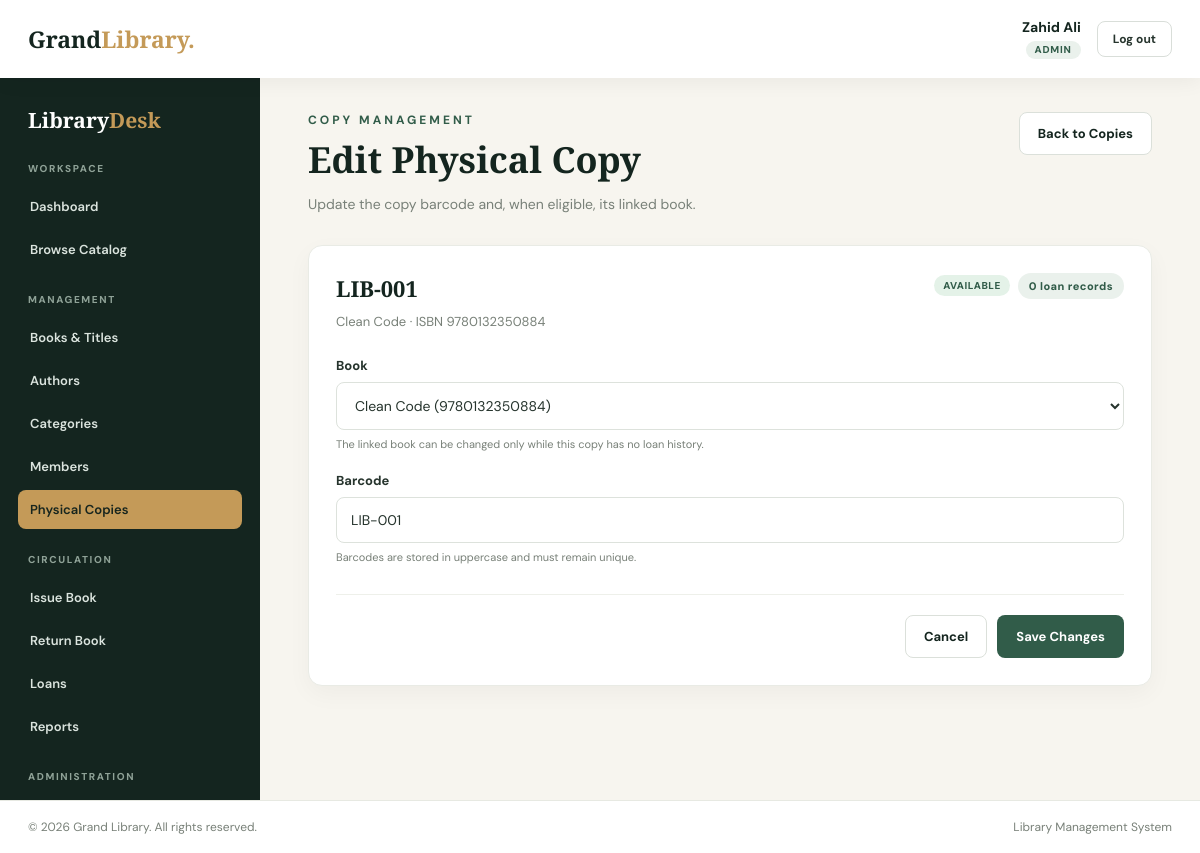
The app's page /copies/edit.php?id=1 (signed in) with its own data.
### tables this page shows
CREATE TABLE `users` (
  `id` int NOT NULL AUTO_INCREMENT,
  `name` varchar(100) NOT NULL,
  `email` varchar(150) NOT NULL,
  `password` varchar(255) NOT NULL,
  `role` enum('Admin','Librarian') NOT NULL DEFAULT 'Librarian',
  `status` enum('Active','Inactive') NOT NULL DEFAULT 'Active',
  `created_at` timestamp NULL DEFAULT CURRENT_TIMESTAMP,
  PRIMARY KEY (`id`),
  UNIQUE KEY `email` (`email`)
);

CREATE TABLE `book_copies` (
  `id` int NOT NULL AUTO_INCREMENT,
  `book_id` int NOT NULL,
  `barcode` varchar(50) NOT NULL,
  PRIMARY KEY (`id`),
  UNIQUE KEY `barcode` (`barcode`),
  KEY `fk_copies_book` (`book_id`),
  CONSTRAINT `fk_copies_book` FOREIGN KEY (`book_id`) REFERENCES `books` (`id`) ON DELETE RESTRICT ON UPDATE CASCADE
);

CREATE TABLE `books` (
  `id` int NOT NULL AUTO_INCREMENT,
  `title` varchar(200) NOT NULL,
  `isbn` varchar(20) NOT NULL,
  `author_id` int NOT NULL,
  `category_id` int NOT NULL,
  `publisher` varchar(150) DEFAULT NULL,
  `publication_year` smallint unsigned DEFAULT NULL,
  PRIMARY KEY (`id`),
  UNIQUE KEY `isbn` (`isbn`),
  KEY `fk_books_author` (`author_id`),
  KEY `fk_books_category` (`category_id`),
  CONSTRAINT `fk_books_author` FOREIGN KEY (`author_id`) REFERENCES `authors` (`id`) ON DELETE RESTRICT ON UPDATE CASCADE,
  CONSTRAINT `fk_books_category` FOREIGN KEY (`category_id`) REFERENCES `categories` (`id`) ON DELETE RESTRICT ON UPDATE CASCADE
);

### includes/functions.php (called while the page is built, shortened)
<?php
function e($value): string
{
    return htmlspecialchars((string)$value, ENT_QUOTES | ENT_SUBSTITUTE, 'UTF-8');
}
function app_url(string $path = ''): string
{
    $documentRoot = isset($_SERVER['DOCUMENT_ROOT']) ? realpath($_SERVER['DOCUMENT_ROOT']) : false;
    $appRoot = realpath(dirname(__DIR__));
    $base = '';
    if ($documentRoot && $appRoot) {
        $docRoot = rtrim(str_replace('\\', '/', $documentRoot), '/');
        $rootPath = rtrim(str_replace('\\', '/', $appRoot), '/');
        if (stripos($rootPath, $docRoot) === 0) {
            $base = substr($rootPath, strlen($docRoot));
        }
    }
    $base = rtrim($base, '/');
    $path = ltrim($path, '/');
    return $base . '/' . $path;
}
function is_post(): bool
{
    return isset($_SERVER['REQUEST_METHOD']) && $_SERVER['REQUEST_METHOD'] === 'POST';
}
function get_value(string $key, string $default = ''): string
{
    $value = $_GET[$key] ?? $default;
    return is_string($value) ? trim($value) : $default;
}
function normalize_role(string $role): ?string
{
    if (strcasecmp($role, 'Admin') === 0) {
        return 'Admin';
    }
    return null;
}

### includes/auth.php (called while the page is built, shortened)
<?php
require_once __DIR__ . '/functions.php';
require_once __DIR__ . '/../config/db.php';
function current_user(): ?array
{
    $role = normalize_role((string)($_SESSION['user_role'] ?? ''));
    return [
        'id' => (int)$_SESSION['user_id'],
        'name' => (string)($_SESSION['user_name'] ?? ''),
        'role' => $role,
    ];
}
function require_login(): array
{
    $user = current_user();
    global $conn;
    $stmt = $conn->prepare('SELECT name, role, status FROM users WHERE id = ? LIMIT 1');
    $stmt->bind_param('i', $user['id']);
    if (!$stmt->execute()) {
        $stmt->close();
        logout_user();
        redirect(app_url('login.php'));
    }
    $row = $stmt->get_result()->fetch_assoc();
    $role = $row ? normalize_role((string)$row['role']) : null;
    return [
        'id' => $user['id'],
        'name' => (string)$row['name'],
        'role' => $role,
    ];
}
function require_staff(): array
{
    $user = require_login();
    return $user;
}

### copies/edit.php (the view, shortened to what this page needs)
<?php
require_once __DIR__ . '/../includes/auth.php';
require_staff();
$idInput = is_post() ? post_value('id') : get_value('id');
$copyId = (int)$idInput;
$lookup = $conn->prepare("
    SELECT
        bc.id,
        bc.book_id,
        bc.barcode,
        b.title,
        b.isbn,
        EXISTS (
            SELECT 1
            FROM loans l
            WHERE l.copy_id = bc.id
              AND l.returned_at IS NULL
        ) AS is_issued,
        (
            SELECT COUNT(*)
            FROM loans l
            WHERE l.copy_id = bc.id
        ) AS loan_count
    FROM book_copies bc
    INNER JOIN books b ON b.id = bc.book_id
    WHERE bc.id = ?
    LIMIT 1
");
$lookup->bind_param('i', $copyId);
if (!$lookup->execute()) {
    error_log('Copy edit lookup failed: ' . $lookup->error);
    $lookup->close();
    redirect(app_url('copies/index.php?error=save'));
}
$copy = $lookup->get_result()->fetch_assoc();
$originalBookId = (int)$copy['book_id'];
$bookId = $originalBookId;
$barcode = (string)$copy['barcode'];
$loanCount = (int)$copy['loan_count'];
$hasHistory = $loanCount > 0;
$isIssued = (int)$copy['is_issued'] === 1;
$bookOptions = [];
$bookResult = $conn->query('SELECT id, title, isbn FROM books ORDER BY title ASC');
if ($bookResult) {
    while ($row = $bookResult->fetch_assoc()) {
        $bookOptions[] = $row;
    }
} else {
    error_log('Copy edit book options failed: ' . $conn->error);
    $error = 'Books could not be loaded right now. Please try again later.';
}
$statusLabel = $isIssued ? 'Issued' : 'Available';
$statusClass = $isIssued ? 'availability-unavailable' : 'availability-available';
$backUrl = app_url('copies/index.php?book_id=' . $originalBookId);
require_once __DIR__ . '/../includes/header.php';
require_once __DIR__ . '/../includes/sidebar.php';
?>
<section class="page-head">
    <div>
        <div class="eyebrow">Copy Management</div>
        <h1>Edit Physical Copy</h1>
        <p>Update the copy barcode and, when eligible, its linked book.</p>
    </div>
    <a class="btn btn-secondary" href="<?php echo e($backUrl); ?>">Back to Copies</a>
</section>
<section class="panel form-panel">
    <div class="panel-head">
        <div>
            <h2><?php echo e($barcode); ?></h2>
            <p class="panel-intro">
                <?php echo e($copy['title']); ?> &middot; ISBN <?php echo e($copy['isbn']); ?>
            </p>
        </div>
        <div class="detail-badges">
            <span class="availability-badge <?php echo e($statusClass); ?>">
                <?php echo e($statusLabel); ?>
            </span>
            <span class="count-pill">
                <?php echo number_format($loanCount); ?> loan record<?php echo $loanCount === 1 ? '' : 's'; ?>
            </span>
        </div>
    </div>
    <form method="post" action="<?php echo e(app_url('copies/edit.php')); ?>">
        <div class="form-grid">
            <div class="form-group form-group-full">
                <label for="book_id">Book</label>
                <?php if ($hasHistory): ?>
                    <input class="form-control" type="text"
                           value="<?php echo e($copy['title']); ?> (<?php echo e($copy['isbn']); ?>)" disabled>
                    <input type="hidden" name="book_id" value="<?php echo (int)$originalBookId; ?>">
                    <div class="form-help">
                        The linked book cannot be changed because this copy has loan history.
                    </div>
                <?php else: ?>
                    <select class="form-control" id="book_id" name="book_id" required>
                        <?php foreach ($bookOptions as $book): ?>
                            <option value="<?php echo (int)$book['id']; ?>"
                                <?php echo $bookId === (int)$book['id'] ? 'selected' : ''; ?>>
                                <?php echo e($book['title']); ?> (<?php echo e($book['isbn']); ?>)
                            </option>
                        <?php endforeach; ?>
                    </select>
                    <div class="form-help">
                        The linked book can be changed only while this copy has no loan history.
                    </div>
                <?php endif; ?>
            </div>
            <div class="form-group form-group-full">
                <label for="barcode">Barcode</label>
                <input class="form-control" type="text" id="barcode" name="barcode"
                       value="<?php echo e($barcode); ?>" maxlength="50" required>
                <div class="form-help">
                    Barcodes are stored in uppercase and must remain unique.
                </div>
            </div>
        </div>
        <div class="form-actions">
            <a class="btn btn-secondary" href="<?php echo e($backUrl); ?>">Cancel</a>
            <button type="submit" class="btn btn-primary">Save Changes</button>
        </div>
    </form>
</section>
<?php require_once __DIR__ . '/../includes/footer.php'; ?>

### includes/header.php (shortened to what this page needs)
<?php
require_once __DIR__ . '/auth.php';
$staff = current_user();
?>
<!DOCTYPE html>
<html lang="en">
<head>
    <link rel="stylesheet" href="<?php echo e(app_url('assets/tera.css')); ?>">
</head>
<body class="staff-body">
<header class="staff-topbar">
    <a class="logo staff-logo" href="<?php echo e(app_url('dashboard.php')); ?>">Grand<span>Library.</span></a>
    <div class="staff-user">
        <div class="staff-user-info">
            <div class="staff-user-name"><?php echo e($staff['name']); ?></div>
            <span class="role-badge"><?php echo e($staff['role']); ?></span>
        </div>
        <form method="post" action="<?php echo e(app_url('logout.php')); ?>" class="logout-form">
            <button type="submit" class="logout-btn">Log out</button>
        </form>
    </div>
</header>
<div class="staff-layout">

### assets/tera.css (style rules this page uses)
:root { --dark: #14251f; --green: #315c49; --gold: #c49a58; --cream: #f7f5ef; --white: #ffffff; --text: #26342d; --muted: #788078; }
* { margin: 0; padding: 0; box-sizing: border-box; }
html { scroll-behavior: smooth; }
body { font-family: 'DM Sans', sans-serif; background: var(--cream); color: var(--text); }
a { text-decoration: none; color: inherit; }
.logo { font-family: 'Playfair Display', serif; font-size: 25px; font-weight: 800; color: var(--dark); }
.logo span { color: var(--gold); }
.eyebrow { color: #d6b77e; text-transform: uppercase; letter-spacing: 3px; font-size: 12px; font-weight: 700; margin-bottom: 22px; }
.staff-body { min-height: 100vh; background: var(--cream); }
.staff-topbar { height: 78px; padding: 0 28px; background: var(--white); display: flex; align-items: center; gap: 18px; position: sticky; top: 0; z-index: 120; box-shadow: 0 3px 20px rgba(0,0,0,.06); }
.staff-logo { font-size: 23px; white-space: nowrap; }
.staff-user { margin-left: auto; display: flex; align-items: center; gap: 16px; }
.staff-user-info { text-align: right; line-height: 1.25; }
.staff-user-name { color: var(--dark); font-size: 14px; font-weight: 700; }
.role-badge { display: inline-block; margin-top: 4px; padding: 3px 9px; border-radius: 999px; background: #eaf1ec; color: var(--green); font-size: 10px; font-weight: 800; letter-spacing: .08em; text-transform: uppercase; vertical-align: middle; }
.logout-form { margin: 0; }
.logout-btn { border: 1px solid #d9ded9; background: transparent; color: var(--text); padding: 9px 15px; border-radius: 8px; font: 700 12px 'DM Sans', sans-serif; cursor: pointer; transition: .2s ease; }
.staff-layout { display: grid; grid-template-columns: 260px minmax(0, 1fr); min-height: calc(100vh - 78px); }
.page-head { display: flex; align-items: flex-start; justify-content: space-between; gap: 20px; flex-wrap: wrap; margin-bottom: 28px; }
.page-head .eyebrow { margin-bottom: 0; color: var(--green); }
.page-head h1 { margin: 7px 0 9px; color: var(--dark); font: 700 36px 'Playfair Display', serif; }
.page-head p { color: var(--muted); font-size: 14px; line-height: 1.7; }
.btn { display: inline-flex; align-items: center; justify-content: center; gap: 8px; padding: 12px 18px; border: 1px solid transparent; border-radius: 8px; font: 700 13px 'DM Sans', sans-serif; cursor: pointer; transition: .2s ease; white-space: nowrap; }
.btn-primary { background: var(--green); color: var(--white); }
.panel { padding: 27px; border: 1px solid #e9ebe5; border-radius: 14px; background: var(--white); box-shadow: 0 8px 24px rgba(20,37,31,.04); }
.panel h2 { color: var(--dark); font: 700 22px 'Playfair Display', serif; }
.panel-intro { margin-top: 8px; color: var(--muted); font-size: 13px; line-height: 1.7; }
.panel-head { display: flex; align-items: flex-start; justify-content: space-between; gap: 18px; flex-wrap: wrap; }
.panel-head h2 { margin: 0; }
.count-pill { display: inline-flex; align-items: center; padding: 6px 11px; border-radius: 999px; background: #eaf1ec; color: var(--green); font-size: 11px; font-weight: 800; letter-spacing: .04em; white-space: nowrap; }
.btn-secondary { border-color: #dbe0da; background: var(--white); color: var(--dark); }
.form-panel { max-width: 920px; }
.form-grid { display: grid; grid-template-columns: repeat(2, minmax(0, 1fr)); gap: 20px; margin-top: 24px; }
.form-group { min-width: 0; }
.form-group label { display: block; margin-bottom: 8px; color: var(--text); font-size: 13px; font-weight: 700; }
.form-control { width: 100%; padding: 13px 14px; border: 1px solid #dde2dc; border-radius: 8px; background: var(--white); color: var(--text); font: 400 14px 'DM Sans', sans-serif; transition: .2s ease; }
.form-actions { display: flex; align-items: center; justify-content: flex-end; gap: 10px; margin-top: 28px; padding-top: 20px; border-top: 1px solid #eef0ea; }
.detail-badges { display: flex; align-items: center; gap: 8px; flex-wrap: wrap; }
.form-group-full { grid-column: 1 / -1; }
.form-help { margin-top: 6px; color: var(--muted); font-size: 11px; line-height: 1.5; }
.availability-badge { display: inline-block; padding: 4px 9px; border-radius: 999px; font-size: 10px; font-weight: 800; letter-spacing: .05em; text-transform: uppercase; white-space: nowrap; }
.availability-available { background: #e4f2e8; color: var(--green); }

### records on screen
users: name "Zahid Ali", role "ADMIN"
book_copies: barcode "LIB-001", book.title "Clean Code", book.isbn "9780132350884", book_id "Clean Code (9780132350884)"

### other values on screen
$statusLabel "AVAILABLE"
$loanCount "0"
